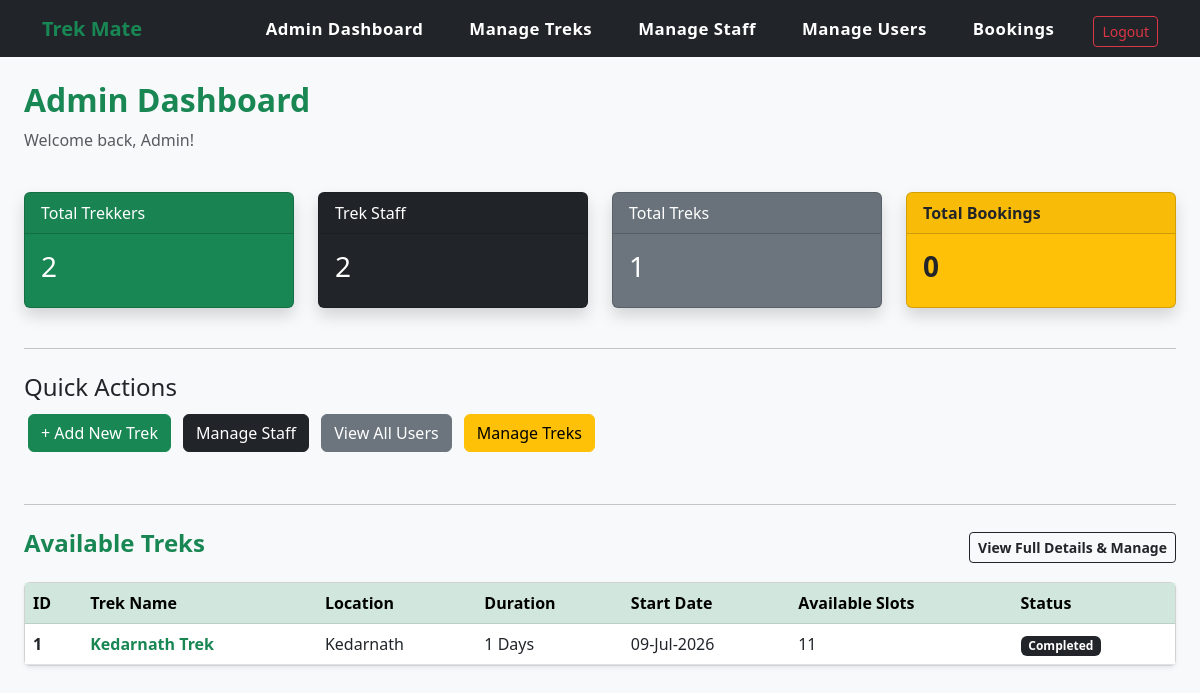
Page /admin_dashboard (signed in) on the earlier database version.
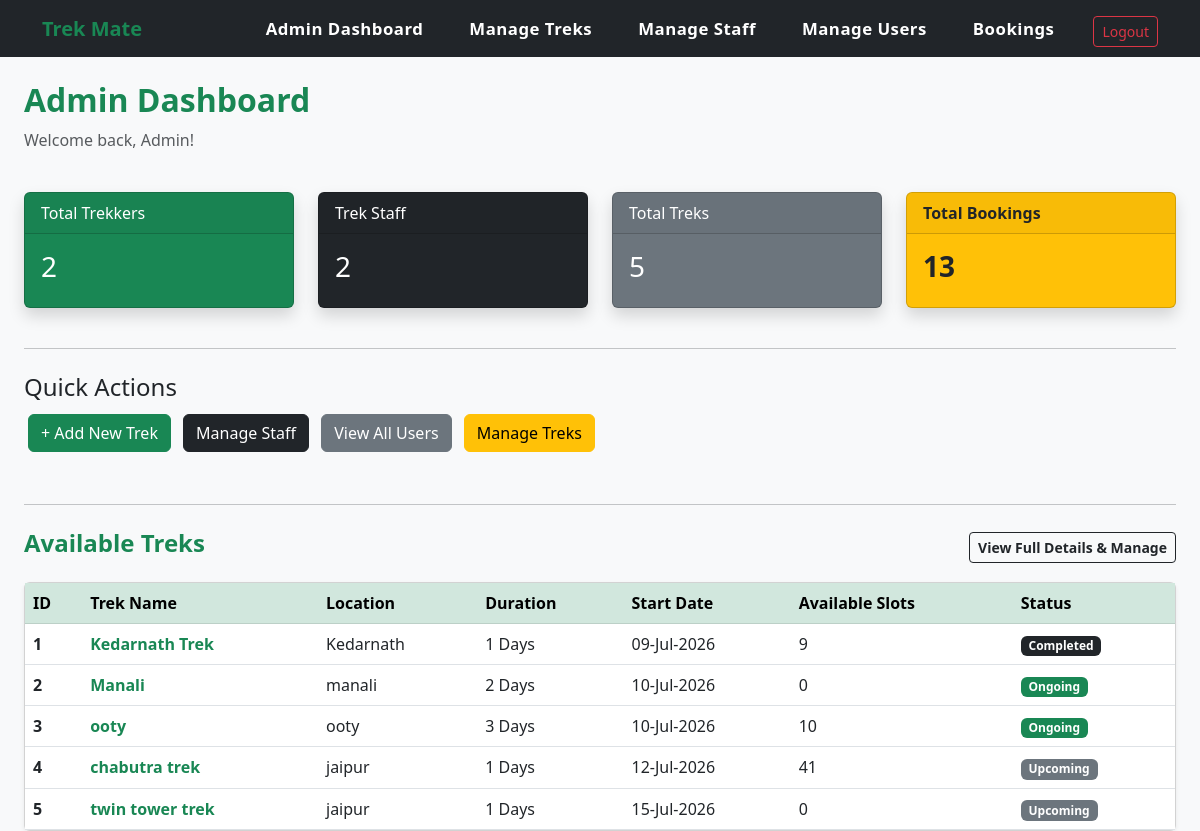
Same page on the later database version.
### app.py (models this page shows)
class Trek(db.Model):
    __tablename__ = 'trekmate_treks'
    id = db.Column(db.Integer, primary_key=True)
    name = db.Column(db.String(100), nullable=False)
    location = db.Column(db.String(100), nullable=False)
    state = db.Column(db.String(50), nullable=False)
    country = db.Column(db.String(50), nullable=False, default='India')
    description = db.Column(db.Text, nullable=True)
    duration = db.Column(db.Integer, nullable=False)
    difficulty = db.Column(db.String(20), nullable=False)
    available_slots = db.Column(db.Integer, nullable=False)
    price = db.Column(db.Float, nullable=False, default=0.0)
    status = db.Column(db.String(15), nullable=False, default='upcoming')
    start_date = db.Column(db.Date, nullable=False)
    end_date = db.Column(db.Date, nullable=False)
    assigned_staff = db.Column(db.String(100), nullable=True)  # Optional field to store staff name or ID
    staff_id = db.Column(db.Integer, db.ForeignKey('trekmate_staff.id'))
    bookings = db.relationship('Booking', backref='trek', lazy=True)

### app.py (the view)
@app.route("/admin_dashboard")
def admin_dashboard():
    if session.get('user_id') == None or session.get('role') != 'admin':
        flash("Please log in to access the admin dashboard.", "error")
        return redirect(url_for('login'))
    total_users = User.query.filter_by(role='trekker').count()
    total_staff = User.query.filter_by(role='staff').count()
    total_treks = Trek.query.count()
    total_bookings = Booking.query.count()
    all_treks = Trek.query.all()  # Fetch all treks to display in the admin dashboard
    return render_template("admin_dash.html",
                           t_users=total_users,
                           t_staff=total_staff,
                           t_treks=total_treks,
                           t_bookings=total_bookings,
                           treks=all_treks,
                           today=date.today())

### templates/admin_dash.html (shortened to what the changed rows need)
{% extends 'base.html' %}
{% block content %}
<div class="row mb-4">
    <div class="col-md-12">
        <h2 class="text-success fw-bold">Admin Dashboard</h2>
    </div>
</div>
<div class="row">
    <div class="col-md-3">
        <div class="card text-white bg-secondary mb-3 shadow">
            <div class="card-body">
                <h3 class="card-title">{{ t_treks }}</h3>
            </div>
        </div>
    </div>
    <div class="col-md-3">
        <div class="card text-dark bg-warning mb-3 shadow">
            <div class="card-body">
                <h3 class="card-title fw-bold">{{ t_bookings }}</h3>
            </div>
        </div>
    </div>
</div>
<div class="row">
    <div class="col-md-12">
        <div class="card shadow-sm">
            <div class="card-body p-0">
                {% if treks %}
                    <table class="table table-hover mb-0">
                        <thead class="table-success">
                            <tr>
                                <th>ID</th>
                                <th>Trek Name</th>
                                <th>Location</th>
                                <th>Duration</th>
                                <th>Start Date</th>
                                <th>Available Slots</th>
                                <th>Status</th>
                            </tr>
                        </thead>
                        <tbody>
                            {% for trek in treks %}
                            <tr>
                                <td class="fw-bold">{{ trek.id }}</td>
                                <td class="fw-bold text-success">{{ trek.name }}</td>
                                <td>{{ trek.location }}</td>
                                <td>{{ trek.duration }} Days</td>
                                <td>{{ trek.start_date.strftime('%d-%b-%Y') }}</td>
                                <td>{{ trek.available_slots }}</td>
                                <td>
                                    {% if trek.start_date > today %}
                                        <span class="badge bg-secondary">Upcoming</span>
                                    {% elif trek.end_date < today %}
                                        <span class="badge bg-dark">Completed</span>
                                    {% else %}
                                        <span class="badge bg-success">Ongoing</span>
                                    {% endif %}
                                </td>
                            </tr>
                            {% endfor %}
                        </tbody>
                    </table>
                {% else %}
                    <div class="alert alert-warning text-center m-0 border-0">There is no trek Available right now.</div>
                {% endif %}
            </div>
        </div>
    </div>
</div>
{% endblock %}

Differences in the rows shown:
changed Trek "Kedarnath Trek": available_slots "11" → "9"
added Trek: id "2", name "Manali", location "manali", duration "2", start_date "10-Jul-2026", available_slots "0", end_date "Ongoing"
added Trek: id "3", name "ooty", location "ooty", duration "3", start_date "10-Jul-2026", available_slots "10", end_date "Ongoing"
added Trek: id "4", name "chabutra trek", location "jaipur", duration "1", start_date "12-Jul-2026", available_slots "41", shows "Upcoming"
added Trek: id "5", name "twin tower trek", location "jaipur", duration "1", start_date "15-Jul-2026", available_slots "0", shows "Upcoming"
Other differences:
{{ t_treks }}: "1" → "5"
{{ t_bookings }}: "0" → "13"
